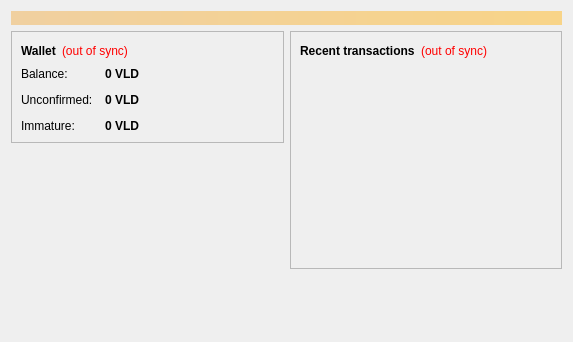
<?xml version="1.0" encoding="UTF-8"?>
<ui version="4.0">
 <class>OverviewPage</class>
 <widget class="QWidget" name="OverviewPage">
  <property name="geometry">
   <rect>
    <x>0</x>
    <y>0</y>
    <width>573</width>
    <height>342</height>
   </rect>
  </property>
  <property name="windowTitle">
   <string>Form</string>
  </property>
  <layout class="QVBoxLayout" name="topLayout">
   <item>
    <widget class="QLabel" name="labelAlerts">
     <property name="visible">
      <bool>false</bool>
     </property>
     <property name="styleSheet">
      <string notr="true">background-color: qlineargradient(x1: 0, y1: 0, x2: 1, y2: 0, stop:0 #F0D0A0, stop:1 #F8D488); color:#000000;</string>
     </property>
     <property name="wordWrap">
      <bool>true</bool>
     </property>
     <property name="margin">
      <number>3</number>
     </property>
    </widget>
   </item>
   <item>
    <layout class="QHBoxLayout" name="horizontalLayout" stretch="1,1">
     <item>
      <layout class="QVBoxLayout" name="verticalLayout_2">
       <item>
        <widget class="QFrame" name="frame">
         <property name="frameShape">
          <enum>QFrame::StyledPanel</enum>
         </property>
         <property name="frameShadow">
          <enum>QFrame::Raised</enum>
         </property>
         <layout class="QVBoxLayout" name="verticalLayout_4">
          <item>
           <layout class="QHBoxLayout" name="horizontalLayout_4">
            <item>
             <widget class="QLabel" name="label_5">
              <property name="font">
               <font>
                <weight>75</weight>
                <bold>true</bold>
               </font>
              </property>
              <property name="text">
               <string>Wallet</string>
              </property>
             </widget>
            </item>
            <item>
             <widget class="QLabel" name="labelWalletStatus">
              <property name="toolTip">
               <string>The displayed information may be out of date. Your wallet automatically synchronizes with the Validcoin network after a connection is established, but this process has not completed yet.</string>
              </property>
              <property name="styleSheet">
               <string notr="true">QLabel { color: red; }</string>
              </property>
              <property name="text">
               <string notr="true">(out of sync)</string>
              </property>
              <property name="alignment">
               <set>Qt::AlignLeading|Qt::AlignLeft|Qt::AlignVCenter</set>
              </property>
             </widget>
            </item>
            <item>
             <spacer name="horizontalSpacer_2">
              <property name="orientation">
               <enum>Qt::Horizontal</enum>
              </property>
              <property name="sizeHint" stdset="0">
               <size>
                <width>40</width>
                <height>20</height>
               </size>
              </property>
             </spacer>
            </item>
           </layout>
          </item>
          <item>
           <layout class="QFormLayout" name="formLayout_2">
            <property name="fieldGrowthPolicy">
             <enum>QFormLayout::AllNonFixedFieldsGrow</enum>
            </property>
            <property name="horizontalSpacing">
             <number>12</number>
            </property>
            <property name="verticalSpacing">
             <number>12</number>
            </property>
            <item row="0" column="0">
             <widget class="QLabel" name="label">
              <property name="text">
               <string>Balance:</string>
              </property>
             </widget>
            </item>
            <item row="0" column="1">
             <widget class="QLabel" name="labelBalance">
              <property name="font">
               <font>
                <weight>75</weight>
                <bold>true</bold>
               </font>
              </property>
              <property name="cursor">
               <cursorShape>IBeamCursor</cursorShape>
              </property>
              <property name="toolTip">
               <string>Your current balance</string>
              </property>
              <property name="text">
               <string notr="true">0 VLD</string>
              </property>
              <property name="textInteractionFlags">
               <set>Qt::LinksAccessibleByMouse|Qt::TextSelectableByKeyboard|Qt::TextSelectableByMouse</set>
              </property>
             </widget>
            </item>
            <item row="1" column="0">
             <widget class="QLabel" name="label_3">
              <property name="text">
               <string>Unconfirmed:</string>
              </property>
             </widget>
            </item>
            <item row="1" column="1">
             <widget class="QLabel" name="labelUnconfirmed">
              <property name="font">
               <font>
                <weight>75</weight>
                <bold>true</bold>
               </font>
              </property>
              <property name="cursor">
               <cursorShape>IBeamCursor</cursorShape>
              </property>
              <property name="toolTip">
               <string>Total of transactions that have yet to be confirmed, and do not yet count toward the current balance</string>
              </property>
              <property name="text">
               <string notr="true">0 VLD</string>
              </property>
              <property name="textInteractionFlags">
               <set>Qt::LinksAccessibleByMouse|Qt::TextSelectableByKeyboard|Qt::TextSelectableByMouse</set>
              </property>
             </widget>
            </item>
            <item row="2" column="0">
             <widget class="QLabel" name="labelImmatureText">
              <property name="text">
               <string>Immature:</string>
              </property>
             </widget>
            </item>
            <item row="2" column="1">
             <widget class="QLabel" name="labelImmature">
              <property name="font">
               <font>
                <weight>75</weight>
                <bold>true</bold>
               </font>
              </property>
              <property name="toolTip">
               <string>Mined balance that has not yet matured</string>
              </property>
              <property name="text">
               <string notr="true">0 VLD</string>
              </property>
              <property name="textInteractionFlags">
               <set>Qt::LinksAccessibleByMouse|Qt::TextSelectableByKeyboard|Qt::TextSelectableByMouse</set>
              </property>
             </widget>
            </item>
           </layout>
          </item>
         </layout>
        </widget>
       </item>
       <item>
        <spacer name="verticalSpacer">
         <property name="orientation">
          <enum>Qt::Vertical</enum>
         </property>
         <property name="sizeHint" stdset="0">
          <size>
           <width>20</width>
           <height>40</height>
          </size>
         </property>
        </spacer>
       </item>
      </layout>
     </item>
     <item>
      <layout class="QVBoxLayout" name="verticalLayout_3">
       <item>
        <widget class="QFrame" name="frame_2">
         <property name="frameShape">
          <enum>QFrame::StyledPanel</enum>
         </property>
         <property name="frameShadow">
          <enum>QFrame::Raised</enum>
         </property>
         <layout class="QVBoxLayout" name="verticalLayout">
          <item>
           <layout class="QHBoxLayout" name="horizontalLayout_2">
            <item>
             <widget class="QLabel" name="label_4">
              <property name="text">
               <string>&lt;b&gt;Recent transactions&lt;/b&gt;</string>
              </property>
             </widget>
            </item>
            <item>
             <widget class="QLabel" name="labelTransactionsStatus">
              <property name="toolTip">
               <string>The displayed information may be out of date. Your wallet automatically synchronizes with the Validcoin network after a connection is established, but this process has not completed yet.</string>
              </property>
              <property name="styleSheet">
               <string notr="true">QLabel { color: red; }</string>
              </property>
              <property name="text">
               <string notr="true">(out of sync)</string>
              </property>
              <property name="alignment">
               <set>Qt::AlignRight|Qt::AlignTrailing|Qt::AlignVCenter</set>
              </property>
             </widget>
            </item>
            <item>
             <spacer name="horizontalSpacer">
              <property name="orientation">
               <enum>Qt::Horizontal</enum>
              </property>
              <property name="sizeHint" stdset="0">
               <size>
                <width>40</width>
                <height>20</height>
               </size>
              </property>
             </spacer>
            </item>
           </layout>
          </item>
          <item>
           <widget class="QListView" name="listTransactions">
            <property name="styleSheet">
             <string notr="true">QListView { background: transparent; }</string>
            </property>
            <property name="frameShape">
             <enum>QFrame::NoFrame</enum>
            </property>
            <property name="verticalScrollBarPolicy">
             <enum>Qt::ScrollBarAlwaysOff</enum>
            </property>
            <property name="horizontalScrollBarPolicy">
             <enum>Qt::ScrollBarAlwaysOff</enum>
            </property>
            <property name="selectionMode">
             <enum>QAbstractItemView::NoSelection</enum>
            </property>
           </widget>
          </item>
         </layout>
        </widget>
       </item>
       <item>
        <spacer name="verticalSpacer_2">
         <property name="orientation">
          <enum>Qt::Vertical</enum>
         </property>
         <property name="sizeHint" stdset="0">
          <size>
           <width>20</width>
           <height>40</height>
          </size>
         </property>
        </spacer>
       </item>
      </layout>
     </item>
    </layout>
   </item>
  </layout>
 </widget>
 <resources/>
 <connections/>
</ui>
